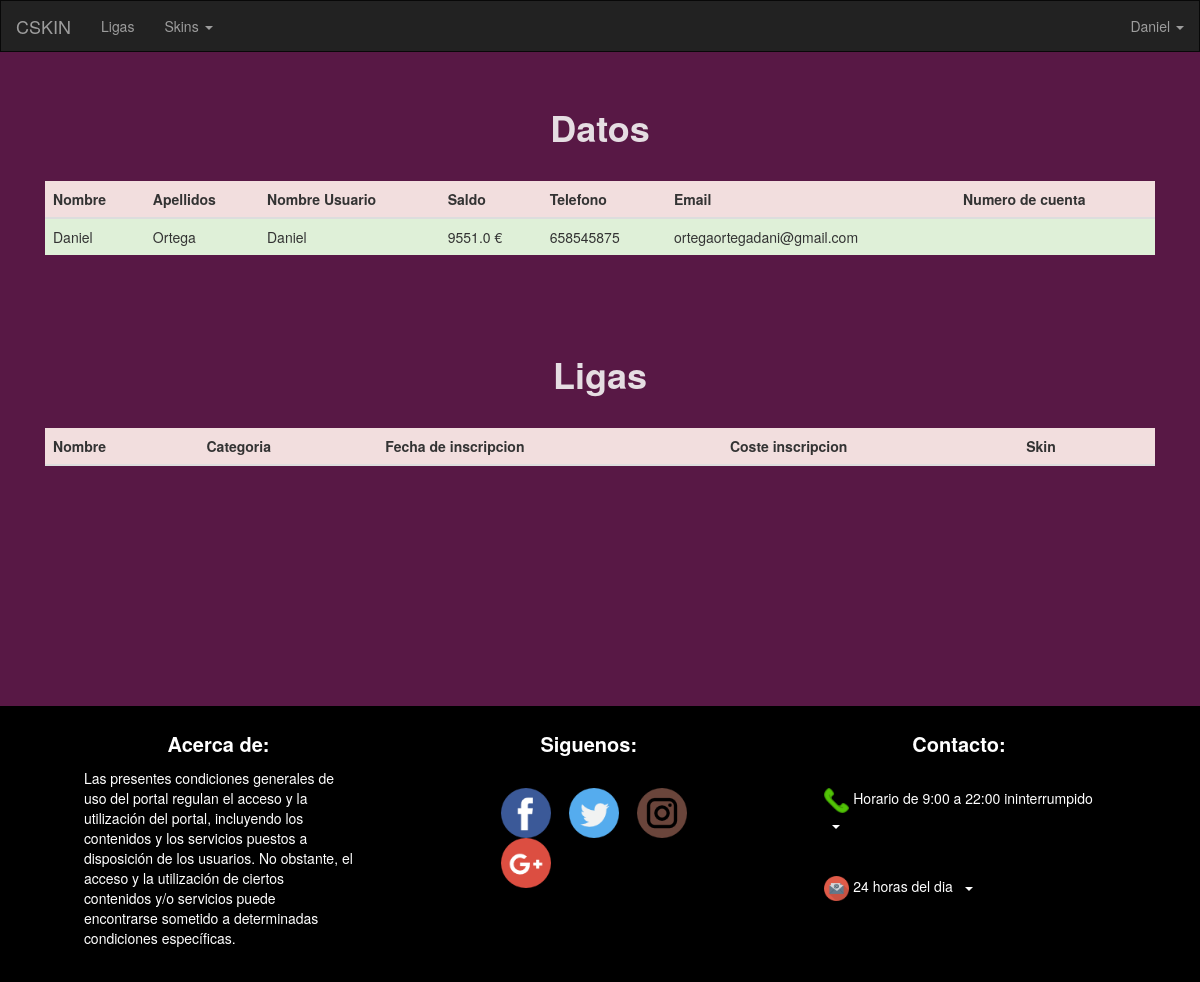
The page /Liga/perfil/ (signed in) on the database its author committed.
### Liga/models.py (models this page shows)
class Adicional(models.Model):
    codigo = models.OneToOneField(User,primary_key=True,on_delete=models.CASCADE)
    nombre= models.CharField(max_length=25)
    apellidos = models.CharField(max_length=40)
    telefono = models.CharField(max_length=9, validators=[MinLengthValidator(9)])
    saldo=models.FloatField(default=0)
    numero_cuenta = models.CharField(max_length=10 ,help_text="Compuesto del IBAN (ES) MAS 8 digitos",unique=True)
    foto=models.ImageField(upload_to='imgUsuarios/', default='imgUsuarios/default.jpg')
    skin=models.ForeignKey(Skin,on_delete=models.CASCADE,null=True)
    liga=models.ManyToManyField(Liga,through='Inscriben')

### Liga/views.py (the view)
# urls.py: path('perfil/',mostrarPerfil,name="perfil"),
@login_required()
def mostrarPerfil(request):
    usuario = Adicional.objects.all()
    inscritas = Inscriben.objects.all()
    return render(request, "perfilUser.html",{'usuario':usuario, 'inscritas':inscritas})

### Liga/templates/perfilUser.html (shortened to what this page needs)
<!DOCTYPE html>
{% extends "navbar.html" %}
			{% load staticfiles %}
			{% load crispy_forms_tags %}
			{% load qr_code %}
			{% block css %}
			<link rel="stylesheet"  href="{% static 'css/cssPerfilUser.css' %}">
			{% endblock %}
	{% block content %}
		<div class="container principal">
			<div class="col-md-12">
				<table class="table table-hover">
						<h1 class="ligas">Datos</h1>
					<thead>
						<tr class="danger">
							<th>Nombre</th>
							<th>Apellidos</th>
							<th>Nombre Usuario</th>
							<th>Saldo</th>
							<th>Telefono</th>
							<th>Email</th>
							<th>Numero de cuenta</th>
						</tr>
					</thead>
					<tbody>
						{% for u in usuario %}
							{% if u.codigo == request.user %}
								<tr class="success">
									<td>{{ u.nombre }}</td>
									<td>{{ u.apellidos }}</td>
									<td>{{ request.user.username }}</td>
									<td>{{ u.saldo }} €</td>
									<td>{{ u.telefono }}</td>
									<td>{{ request.user.email }}</td>
									<td>{% qr_from_text u.numero_cuenta size=4 %}</td>
								</tr>
							{% endif %}
						{% endfor %}
					</tbody>
				</table><br><br><br>
			</div>
			<div class="col-md-12">
				<table class="table table-hover">
					<h1 class="ligas">Ligas</h1>
					<thead>
						<tr class="danger">
							<th>Nombre</th>
							<th>Categoria</th>
							<th>Fecha de inscripcion</th>
							<th>Coste inscripcion</th>
							<th>Skin</th>
							<th></th>
						</tr>
					</thead>
				</table><br><br>
			</div>
		</div>
	{% endblock %}

### Liga/templates/navbar.html (shortened to what this page needs)
<!DOCTYPE html>
	<html lang="en">
		<head>
			{% load staticfiles %}
			<link rel="stylesheet" href="https://maxcdn.bootstrapcdn.com/bootstrap/3.3.7/css/bootstrap.min.css">
			<link 	href="{% static 'css/cssNavbar.css' %}" rel="stylesheet" />
			<link 	href="{% static 'css/cssFooter.css' %}" rel="stylesheet" />
			{% block css %}
			{% endblock %}
		</head>
	<body>
		<header>
			<nav class="navbar navbar-inverse">
				<div class="container-fluid">
					<div class="navbar-header">
						<a class="navbar-brand" href="{% url 'index' %}">CSKIN</a>
					</div>
					<ul class="nav navbar-nav">
						{% if user.is_authenticated %}
							<li><a class="" href="{% url 'ligas' %}">Ligas</a></li>
							<li class="dropdown">
								<a class="dropdown-toggle" data-toggle="dropdown" href="#">Skins
								<span class="caret"></span></a>
							</li>
						{% endif %}
					</ul>
					<ul class="nav navbar-nav navbar-right">
						{% if user.is_authenticated %}
							<li class="dropdown">
								<a class="dropdown-toggle" data-toggle="dropdown" href="#">{{ user.username }}
								<span class="caret"></span></a>
							</li>
						{% else %}
							<li><a href="{% url 'registro' %}"><span class="glyphicon glyphicon-user"></span> Registrarse</a></li>
							<li><a href="{% url 'login' %}"><span class="glyphicon glyphicon-log-in"></span> Login</a></li>
						{% endif %}
					</ul>
				</div>
			</nav>
		</header>
			{% block content %}
			{% endblock %}
	</body>
{% include "footer.html" %}
</html>

### Liga/static/css/cssNavbar.css (style rules this page uses)
.navbar { margin:0; border-radius:0; }

### Liga/static/css/cssPerfilUser.css (style rules this page uses)
body { background-color: #581845; }
.principal { margin-top:3%; margin-bottom:15%; }
.ligas { text-align:center; margin-bottom:3%; color: #E5DDE2; font-weight: bold; }

### rows shown on the page
Adicional: nombre "Daniel", apellidos "Ortega", saldo "9551.0", telefono "658545875"

### other values the page prints
{{ user.username }} "Daniel"
{{ request.user.username }} "Daniel"
{{ request.user.email }} "ortegaortegadani@gmail.com"
